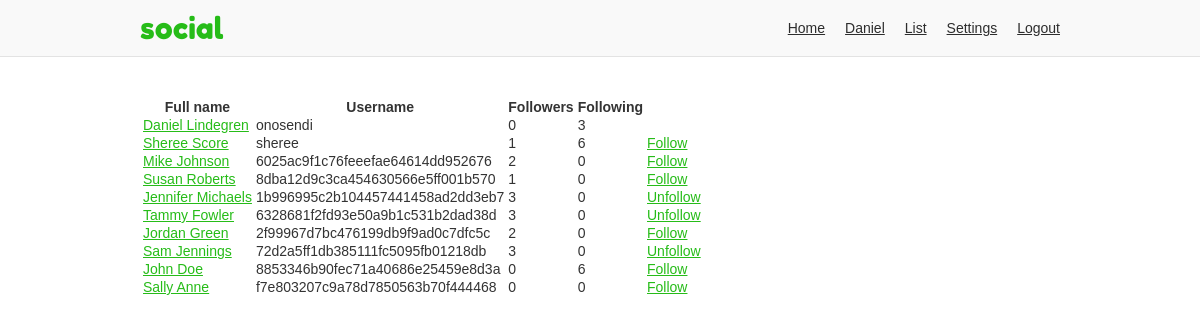
The page /list (signed in) on the database as committed earlier.
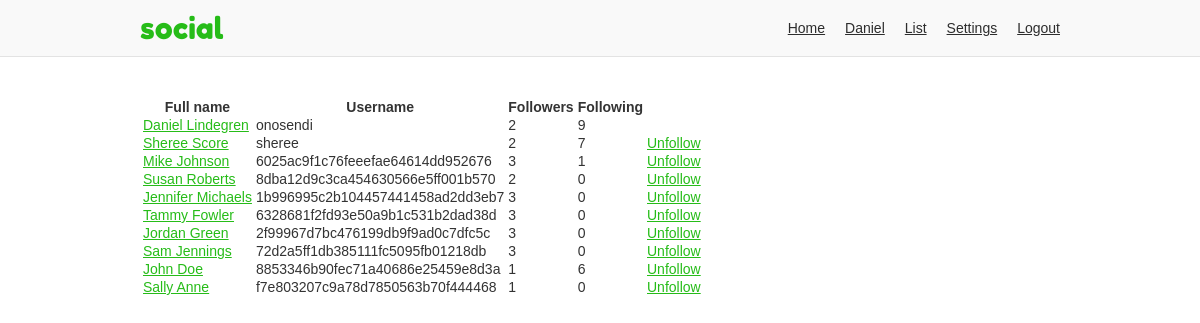
The same page on the database as committed later.
### app/users/models/user.py (models this page shows, shortened)
class User(UserMixin, db.Model, BaseModel):
    username = db.Column(db.String(35), nullable=False, unique=True)
    email = db.Column(db.String(255), nullable=False, unique=True)
    password = db.Column(db.String(128), nullable=False)
    first_name = db.Column(db.String(35), nullable=False)
    last_name = db.Column(db.String(35), nullable=False)
    about_me = db.Column(db.Text)
    last_seen = db.Column(db.DateTime, default=datetime.utcnow)
    posts_per_page = db.Column(db.Integer, default=10, nullable=False)
    full_name = column_property(first_name + " " + last_name)
    followed = db.relationship(
        'User',
        secondary=followers,
        primaryjoin='followers.c.follower_id == User.id',
        secondaryjoin='followers.c.followed_id == User.id',
        backref=db.backref('followers', lazy='dynamic'),
        lazy='dynamic')
    post_author = db.relationship(
        'Post',
        foreign_keys='Post.author_id',
        backref='author', lazy='dynamic')
    post_recipient = db.relationship(
        'Post',
        foreign_keys='Post.recipient_id',
        backref='recipient', lazy='dynamic')
    def is_following(self, user):
        return self.followed.filter(
            followers.c.followed_id == user.id).count() > 0

### app/users/views.py (the view)
@users.route('/list')
@login_required
def list():
    users = User.query.all()
    return render_template('users/list.html', users=users)

### app/models.py (called while the page is built)
    def commit(self):
        try:
            db.session.add(self)
            db.session.commit()
            return self
        except Exception as E:
            db.session.rollback()
            raise E

### app/users/models/user.py (called while the page is built)
@login.user_loader
def load_user(id):
    return User.query.get(int(id))

### app/users/views.py (called while the page is built)
@users.before_request
def before_request():
    if current_user.is_authenticated:
        current_user.last_seen = datetime.utcnow()
        current_user.commit()

### app/templates/users/list.html (shortened to what this page needs)
{% extends "/base.html" %}
{% block content %}
  <table style="margin-top: 4rem;">
    <tr>
      <th>Full name</th>
      <th>Username</th>
      <th>Followers</th>
      <th>Following</th>
    {% for user in users %}
    <tr>
      <td><a href="{{ url_for('users.profile', username=user.username) }}">{{ user.full_name }}</a></td>
      <td>{{ user.username }}</td>
      <td>{{ user.followers.count() }}</td>
      <td>{{ user.followed.count() }}</td>
      <td>
      {% if current_user != user %}
        {% if current_user.is_following(user) %}
        <a href="{{ url_for('users.user_action', username=user.username, action='unfollow') }}">Unfollow</a>
        {% else %}
        <a href="{{ url_for('users.user_action', username=user.username, action='follow') }}">Follow</a>
        {% endif %}
      {% endif %}
      </td>
    </tr>
    {% endfor %}
{% endblock %}

### app/templates/base.html (shortened to what this page needs)
<!doctype html>
<html lang="en">
<head>
  <link rel="stylesheet" href="{{ url_for('static', filename='css/layout.css') }}">
</head>
<body>
<div class="header-container">
  <header class="site-header responsive-container">
    <h1 class="branding"><a href="{{ url_for('static_views.index') }}">{{ APP_NAME }}</a></h1>
    {% if current_user.is_authenticated %}
    <ul class="primary-nav">
      <li><a href="{{ url_for('users.home') }}">Home</a></li>
      <li><a href="{{ url_for('users.profile', username=current_user.username) }}">{{ current_user.first_name }}</a></li>
      <li><a href="{{ url_for('users.list') }}">List</a></li>
      <li><a href="{{ url_for('users.settings_account') }}">Settings</a></li>
      <li><a href="{{ url_for('static_views.logout') }}">Logout</a></li>
    </ul>
    {% endif %}
  </header>
</div>
<div class="responsive-container">
{% block content %}
{% endblock %}
</div>
</body>
</html>

### app/static/css/layout.css (style rules this page uses)
:root { --green: #26bc18; --dark-green: #21a42f; --light-gray: #f9f9f9; --gray-border: #e3e3e3; --light-green: #e9ffe0; --green-border: #c9ffb2; --green-text: #335922; }
*, *::before, *::after { box-sizing: border-box; }
html { font-family: sans-serif; font-size: 62.5%; }
article, aside, figcaption, figure, footer, header, hgroup, main, nav, section { display: block; }
body { margin: 0; color: #333; font-size: 1.4rem; line-height: 1; }
h1, h2, h3, h4, h5, h6 { margin: 0 0 10px 0; }
p, ol, ul, dl { margin: 0 0 10px 0; padding: 0; }
ol, ul { list-style: none; }
a, a:link { color: var(--green); ext-decoration: none; }
.responsive-container { margin: 0 auto; max-width: 960px; padding: 0 20px; }
.header-container { margin-bottom: 20px; background-color: var(--light-gray); border-bottom: 1px solid var(--gray-border); }
.header-container .site-header { align-items: center; display: flex; }
.branding { margin: 0; padding: 10px 0; }
.branding a { font: 30px "Fredoka One"; text-decoration: none; }
.primary-nav { display: flex; margin: 0 0 0 auto; }
.primary-nav li { padding: 0 10px; }
.primary-nav li:last-child { padding-right: 0; }
.primary-nav a { color: #2d2d2d; }

Rows that differ between the two databases and show on the page:
changed User "onosendi": followers.count "0" → "2"; followed.count "3" → "9"
changed User "sheree": followers.count "1" → "2"; followed.count "6" → "7"; text "Follow" → "Unfollow"
changed User "6025ac9f1c76feeefae64614dd952676": followers.count "2" → "3"; followed.count "0" → "1"; text "Follow" → "Unfollow"
computed for User "8dba12d9c3ca454630566e5ff001b570": followers.count "1" → "2"; text "Follow" → "Unfollow"
computed for User "2f99967d7bc476199db9f9ad0c7dfc5c": followers.count "2" → "3"; text "Follow" → "Unfollow"
computed for User "8853346b90fec71a40686e25459e8d3a": followers.count "0" → "1"; text "Follow" → "Unfollow"
computed for User (number 10 of 10 on the later page): followers.count "0" → "1"; text "Follow" → "Unfollow"
